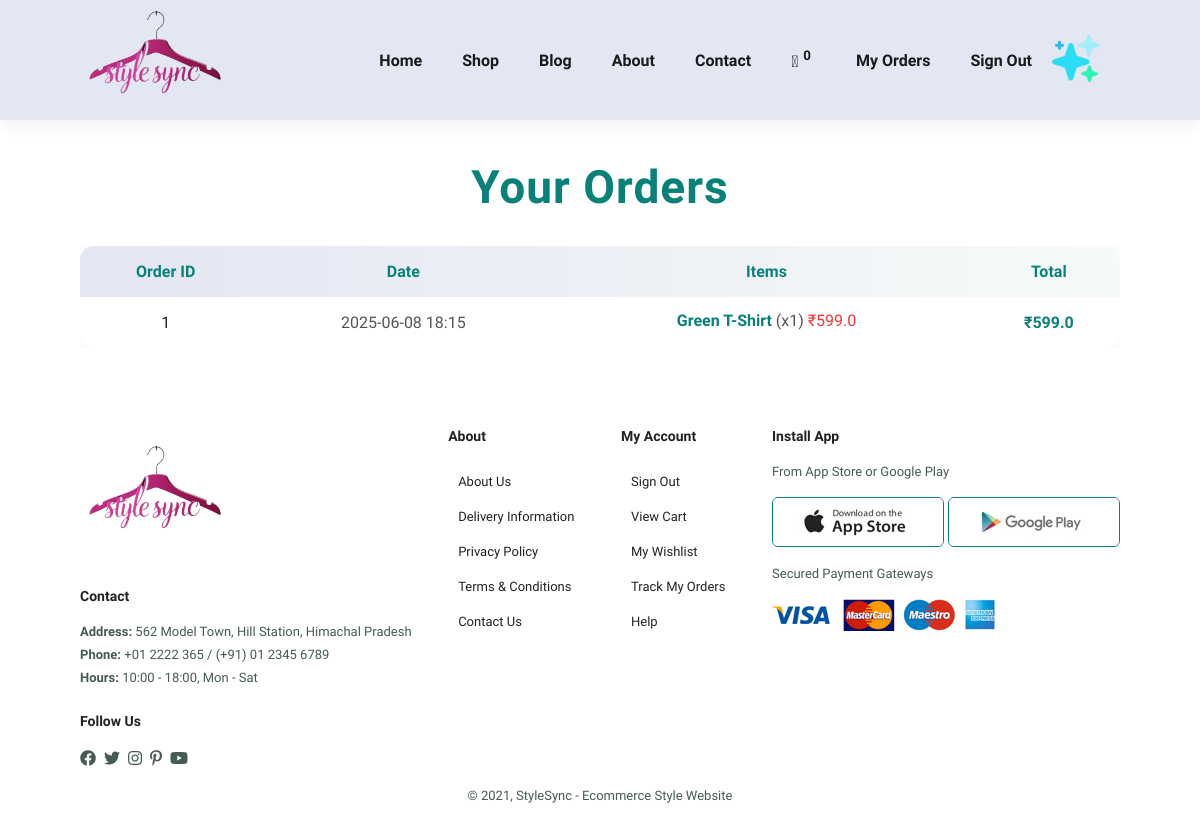
Page /orders (signed in) on the committed database.
### models.py (models this page shows, shortened)
class Order(db.Model):
    id = db.Column(db.Integer, primary_key=True)
    user_id = db.Column(db.Integer, db.ForeignKey('user.id'), nullable=False)
    timestamp = db.Column(db.DateTime, server_default=db.func.now())
    items = db.relationship('OrderItem', backref='order', lazy=True)

class OrderItem(db.Model):
    id = db.Column(db.Integer, primary_key=True)
    order_id = db.Column(db.Integer, db.ForeignKey('order.id'), nullable=False)
    product_id = db.Column(db.Integer, db.ForeignKey('product.id'), nullable=False)
    quantity = db.Column(db.Integer, nullable=False)
    price = db.Column(db.Float, nullable=False)
    product = db.relationship('Product')

class Product(db.Model):
    id = db.Column(db.Integer, primary_key=True)
    name = db.Column(db.String(100), nullable=False)
    brand = db.Column(db.String(50), nullable=False)
    price = db.Column(db.Float, nullable=False)
    image = db.Column(db.String(200), nullable=True)

### app.py (the view)
@app.route('/orders')
@login_required
def user_orders():
    user_id = session['user_id']
    orders = Order.query.filter_by(user_id=user_id).order_by(Order.timestamp.desc()).all()
    return render_template('orders.html', orders=orders)

### app.py (called while the page is built)
def login_required(f):
    @wraps(f)
    def decorated_function(*args, **kwargs):
        if 'user_id' not in session:
            return redirect(url_for('auth.signin'))
        return f(*args, **kwargs)
    return decorated_function

### templates/orders.html
{% extends "base.html" %}
{% block content %}
<section class="section-p1">
    <h2 style="color:#088178; text-align:center; margin-bottom:32px; letter-spacing:1px;">Your Orders</h2>
    {% if orders %}
    <div style="overflow-x:auto;">
    <table style="
        width:100%;
        border-collapse:separate;
        border-spacing:0;
        background:#fff;
        border-radius:14px;
        box-shadow:0 4px 24px rgba(8,129,120,0.07);
        overflow:hidden;
        ">
        <thead>
            <tr style="background:linear-gradient(90deg, #e3e6f3 0%, #f6fbf9 100%); color:#088178;">
                <th style="padding:16px 10px; font-weight:700;">Order ID</th>
                <th style="padding:16px 10px; font-weight:700;">Date</th>
                <th style="padding:16px 10px; font-weight:700;">Items</th>
                <th style="padding:16px 10px; font-weight:700;">Total</th>
            </tr>
        </thead>
        <tbody>
            {% for order in orders %}
            <tr style="text-align:center; border-bottom:1px solid #e3e6f3;">
                <td style="padding:14px 8px; color:#222;">{{ order.id }}</td>
                <td style="padding:14px 8px; color:#555;">{{ order.timestamp.strftime('%Y-%m-%d %H:%M') if order.timestamp else '' }}</td>
                <td style="padding:14px 8px;">
                    <ul style="list-style:none; padding:0; margin:0;">
                    {% for item in order.items %}
                        <li style="margin-bottom:4px; color:#088178;">
                            <span style="font-weight:600;">{{ item.product.name }}</span>
                            <span style="color:#555;">(x{{ item.quantity }})</span>
                            <span style="color:#ef3636;">₹{{ item.price }}</span>
                        </li>
                    {% endfor %}
                    </ul>
                </td>
                <td style="padding:14px 8px; color:#088178; font-weight:700;">
                    ₹{{ order.items | sum(attribute='price') }}
                </td>
            </tr>
            {% endfor %}
        </tbody>
    </table>
    </div>
    {% else %}
    <p style="text-align:center; color:#888; font-size:1.1rem; margin-top:32px;">You have no orders yet.</p>
    {% endif %}
</section>
{% endblock %}

### static/css/style.css (style rules this page uses)
* { margin: 0; padding: 0; box-sizing: border-box; font-family: "Spartan", sans-serif; }
html { scroll-behavior: smooth; }
h2 { font-size: 46px; line-height: 54px; color: #222; }
.section-p1 { padding: 40px 80px; }
body { width: 100%; }

### rows in the picture
Order: id "1", timestamp "2025-06-08 18:15", items|sum "599.0"
OrderItem: product.name "Green T-Shirt", quantity "1", price "599.0"
